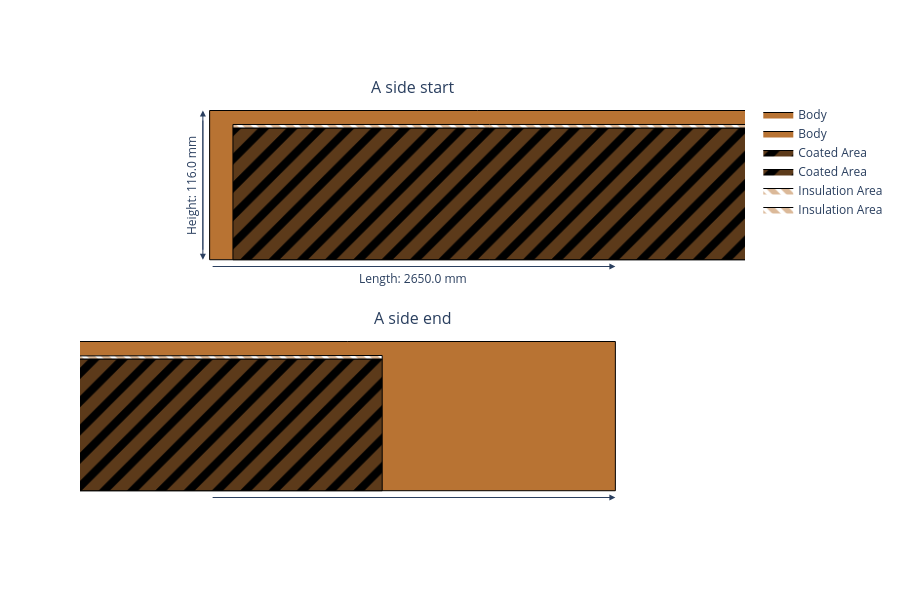

Notebook code cell kept with this figure:
### Code cell
anode_current_collector.get_a_side_view(width=900, height=600)

### Figure 1 — Plotly figure (JSON) as saved in the notebook; plotly's stock layout.template omitted (floating-point values rounded to 4 significant figures)
{"data": [{"fill": "toself", "fillcolor": "#B87333", "line": {"color": "black", "width": 1}, "mode": "lines", "name": "Body", "type": "scatter", "x": [-1.325, -1.325, -1.325, 1.325, 1.325, 1.325, 1.325, 1.325, 1.325, -1.325], "xaxis": "x", "y": [-0.058, 0.058, 0.07, 0.07, 0.058, 0.07, 0.07, 0.058, -0.058, -0.058], "yaxis": "y"}, {"fill": "toself", "fillcolor": "#B87333", "line": {"color": "black", "width": 1}, "mode": "lines", "name": "Body", "type": "scatter", "x": [-1.325, -1.325, -1.325, 1.325, 1.325, 1.325, 1.325, 1.325, 1.325, -1.325], "xaxis": "x2", "y": [-0.058, 0.058, 0.07, 0.07, 0.058, 0.07, 0.07, 0.058, -0.058, -0.058], "yaxis": "y2"}, {"fill": "toself", "fillcolor": "black", "fillpattern": {"fgcolor": "#B87333", "shape": "/", "size": 20, "solidity": 0.6}, "line": {"color": "black", "width": 1}, "mode": "lines", "name": "Coated Area", "type": "scatter", "x": [-1.305, -1.305, -1.305, 1.125, 1.125, 1.125, -1.305], "xaxis": "x", "y": [-0.058, 0.055, 0.055, 0.055, 0.055, -0.058, -0.058], "yaxis": "y"}, {"fill": "toself", "fillcolor": "black", "fillpattern": {"fgcolor": "#B87333", "shape": "/", "size": 20, "solidity": 0.6}, "line": {"color": "black", "width": 1}, "mode": "lines", "name": "Coated Area", "type": "scatter", "x": [-1.305, -1.305, -1.305, 1.125, 1.125, 1.125, -1.305], "xaxis": "x2", "y": [-0.058, 0.055, 0.055, 0.055, 0.055, -0.058, -0.058], "yaxis": "y2"}, {"fill": "toself", "fillcolor": "white", "fillpattern": {"fgcolor": "#B87333", "shape": "\\", "size": 10, "solidity": 0.6}, "line": {"color": "black", "width": 1}, "mode": "lines", "name": "Insulation Area", "type": "scatter", "x": [-1.305, -1.305, 1.125, 1.125, -1.305], "xaxis": "x", "y": [0.055, 0.058, 0.058, 0.055, 0.055], "yaxis": "y"}, {"fill": "toself", "fillcolor": "white", "fillpattern": {"fgcolor": "#B87333", "shape": "\\", "size": 10, "solidity": 0.6}, "line": {"color": "black", "width": 1}, "mode": "lines", "name": "Insulation Area", "type": "scatter", "x": [-1.305, -1.305, 1.125, 1.125, -1.305], "xaxis": "x2", "y": [0.055, 0.058, 0.058, 0.055, 0.055], "yaxis": "y2"}], "layout": {"annotations": [{"font": {"size": 16}, "showarrow": false, "text": "A side start", "x": 0.5, "xanchor": "center", "xref": "paper", "y": 1, "yanchor": "bottom", "yref": "paper"}, {"font": {"size": 16}, "showarrow": false, "text": "A side end", "x": 0.5, "xanchor": "center", "xref": "paper", "y": 0.45, "yanchor": "bottom", "yref": "paper"}, {"arrowhead": 2, "arrowsize": 1.2, "ax": -1.325, "axref": "x", "ay": -0.0638, "ayref": "y", "showarrow": true, "x": -0.977, "xref": "x", "y": -0.0638, "yref": "y"}, {"arrowhead": 2, "arrowsize": 1.2, "ax": -1.325, "axref": "x2", "ay": -0.0638, "ayref": "y2", "showarrow": true, "x": -0.977, "xref": "x2", "y": -0.0638, "yref": "y2"}, {"showarrow": false, "text": "Length: 2650.0 mm", "x": -1.151, "xref": "x", "y": -0.0638, "yref": "y", "yshift": -12}, {"showarrow": false, "text": "Length: 2650.0 mm", "x": -1.151, "xref": "x2", "y": -0.0638, "yref": "y2", "yshift": -12}, {"arrowhead": 2, "arrowsize": 1.2, "ax": 0.977, "axref": "x", "ay": -0.0638, "ayref": "y", "showarrow": true, "x": 1.325, "xref": "x", "y": -0.0638, "yref": "y"}, {"arrowhead": 2, "arrowsize": 1.2, "ax": 0.977, "axref": "x2", "ay": -0.0638, "ayref": "y2", "showarrow": true, "x": 1.325, "xref": "x2", "y": -0.0638, "yref": "y2"}, {"showarrow": false, "text": " ", "x": 1.151, "xref": "x", "y": -0.0638, "yref": "y", "yshift": -12}, {"showarrow": false, "text": " ", "x": 1.151, "xref": "x2", "y": -0.0638, "yref": "y2", "yshift": -12}, {"arrowhead": 2, "arrowsize": 1.2, "ax": -1.331, "axref": "x", "ay": -0.058, "ayref": "y", "showarrow": true, "x": -1.331, "xref": "x", "y": 0.07, "yref": "y"}, {"arrowhead": 2, "arrowsize": 1.2, "ax": -1.331, "axref": "x2", "ay": -0.058, "ayref": "y2", "showarrow": true, "x": -1.331, "xref": "x2", "y": 0.07, "yref": "y2"}, {"arrowhead": 2, "arrowsize": 1.2, "ax": -1.331, "axref": "x", "ay": 0.07, "ayref": "y", "showarrow": true, "x": -1.331, "xref": "x", "y": -0.058, "yref": "y"}, {"arrowhead": 2, "arrowsize": 1.2, "ax": -1.331, "axref": "x2", "ay": 0.07, "ayref": "y2", "showarrow": true, "x": -1.331, "xref": "x2", "y": -0.058, "yref": "y2"}, {"showarrow": false, "text": "Height: 116.0 mm", "textangle": -90, "x": -1.331, "xref": "x", "xshift": -12, "y": 0.006, "yref": "y"}, {"showarrow": false, "text": "Height: 116.0 mm", "textangle": -90, "x": -1.331, "xref": "x2", "xshift": -12, "y": 0.006, "yref": "y2"}], "height": 600, "paper_bgcolor": "white", "plot_bgcolor": "white", "width": 900, "xaxis": {"anchor": "y", "domain": [0, 1], "range": [-1.325, -0.977], "scaleanchor": "y", "showgrid": false, "showticklabels": false, "title": {"text": ""}, "zeroline": false}, "xaxis2": {"anchor": "y2", "domain": [0, 1], "range": [0.977, 1.325], "scaleanchor": "y2", "showgrid": false, "showticklabels": false, "title": {"text": ""}, "zeroline": false}, "yaxis": {"anchor": "x", "domain": [0.55, 1], "showgrid": false, "showticklabels": false, "title": {"text": ""}, "zeroline": false}, "yaxis2": {"anchor": "x2", "domain": [0, 0.45], "showgrid": false, "showticklabels": false, "title": {"text": ""}, "zeroline": false}}}
